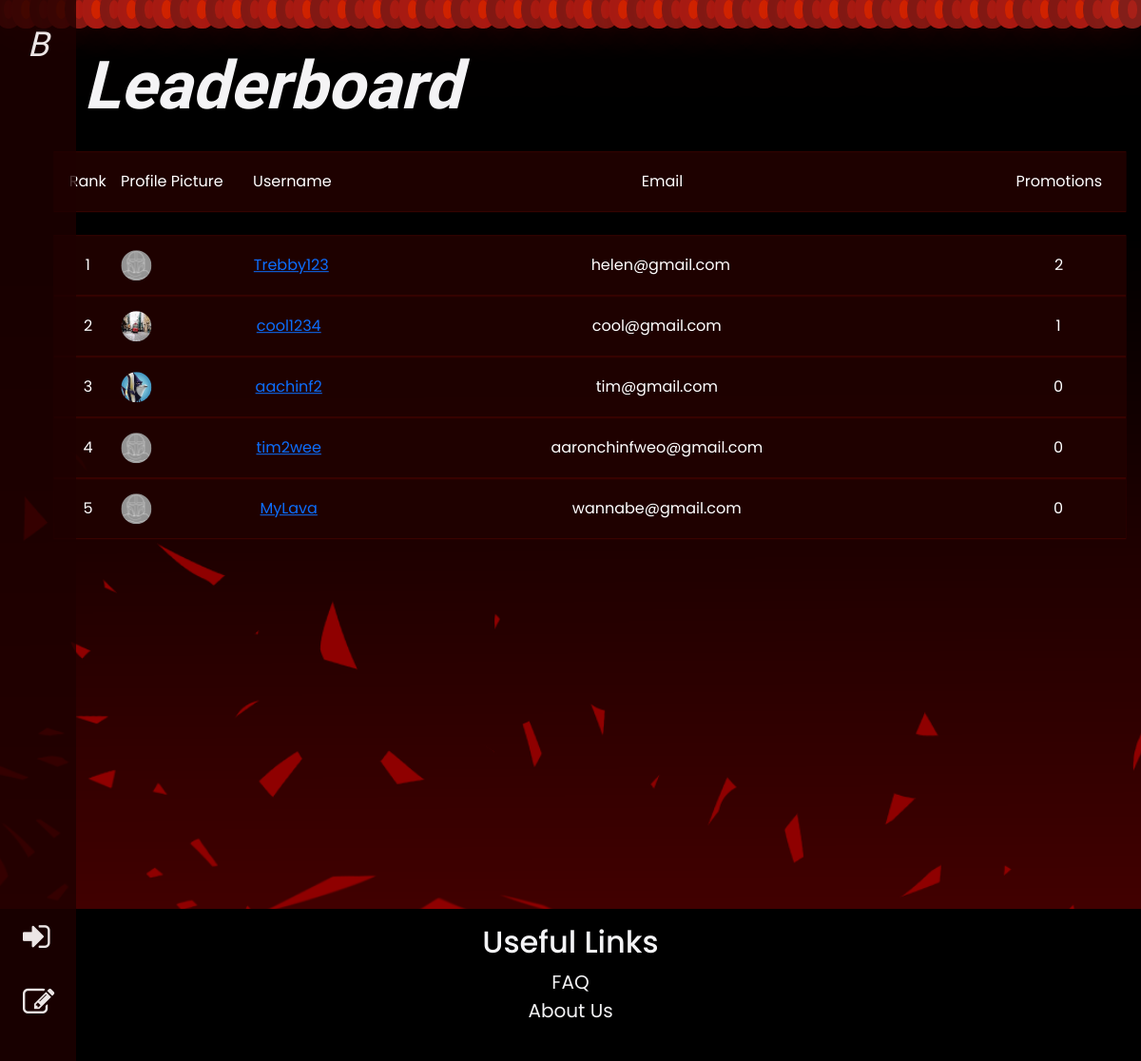
Page /ranking on the committed database.
### app/models.py (models this page shows, shortened)
class User(db.Model, UserMixin):
    uid = db.Column(db.Integer, primary_key=True) #turn back to ID if it doesnt work and make sure to change foreign key parameters below back to 'id' as well if required
    email = db.Column(db.String(150), unique=True)
    password = db.Column(db.String(150))
    username = db.Column(db.String(150))
    name = db.Column(db.String(150))
    avatar = db.Column(db.String(150), default = "pfp.png")
    bio = db.Column(db.String(150), default="Nothing here yet!")
    rank = db.Column(db.String(150), default = "D")
    isHunter = db.Column(db.Boolean, default=False)
    promote = db.Column(db.Integer, default=0)

### app/routes.py (the view)
@routes.route('/ranking')
def ranking():
    highest_promoted = User.query.order_by(User.promote.desc()).all()
    print(highest_promoted)
    return render_template('ranking.html', user=current_user, highest_promoted=highest_promoted)

### app/templates/ranking.html (shortened to what this page needs)
{% extends "base.html" %}
{% block content %}
<div class="lb-container">
    <h1 class="pagetitle">Leaderboard</h1>
</div>
<div class="home">
    <div class="lb">
        <div class="lb-content">
            <div class="center">Rank</div>
            <div>Profile Picture</div>
            <div class="center">Username</div>
            <div class="center">Email</div>
            <div class="center">Promotions</div>
        </div>
    </div>
    <br>
    {% for person in highest_promoted %}
    <div class="lb">
        <div class="lb-content">
            <div class="center">{{ loop.index }}</div>
            <div>
                <img
                    class="small-avatar"
                    src="{{ url_for('static', filename='images/profilepics/' ~ person.avatar) }}"
                    alt="Profile Picture"
                    width="50"
                    height="50">
            </div>
            <div class="center">
                {% if person.uid == current_user.uid %}
                <a href="{{ url_for('routes.profile') }}">{{ person.username }}</a>
                {% else %}
                <a href="{{ url_for('routes.view_userpf', user_id=person.uid) }}">{{ person.username }}</a>
                {% endif %}
            </div>
            <div class="center">{{ person.email }}</div>
            <div class="center">{{ person.promote }}</div>
        </div>
    </div>
    {% endfor %}
</div>
{% endblock %}

### app/templates/base.html (shortened to what this page needs)
<!DOCTYPE html>
<html lang="en">
  <head>
    <link
      rel="stylesheet"
      href="https://cdn.jsdelivr.net/npm/bootstrap@5.3.0-alpha1/dist/css/bootstrap.min.css"
    />
    <link
      rel="stylesheet"
      href="https://stackpath.bootstrapcdn.com/font-awesome/4.7.0/css/font-awesome.min.css"
    />
    <link
      rel="stylesheet"
      href="{{ url_for('static', filename='css/main-style.css') }}"
    />
  </head>
  <body>
    <nav
      class="sidebar d-none d-lg-block d-md-block d-sm-none d-xs-none"
      onmouseover="growNav(); revealHidden();"
      onmouseleave="shrinkNav(); hideHidden();"
    >
      <div class="logo">
        <a href="{{ url_for('routes.home') }}"
          >B<span class="hidden">OUNTIFY</span></a
        >
      </div>
      <div class="login">
        <ul>
          {% if user.is_authenticated %}
          <li>
            <a href="{{ url_for('routes.profile') }}">
              <i class="fa fa-user-circle-o fa-lg"></i>
              <span class="hidden"> Profile</span>
            </a>
          </li>
          <li>
            <a href="{{ url_for('auth.logout') }}">
              <i class="fa fa-sign-out fa-lg"></i>
              <span class="hidden"> Log Out</span>
            </a>
          </li>
          {% else %}
          <li>
            <a href="{{ url_for('auth.login') }}">
              <i class="fa fa-sign-in fa-lg"></i>
            </a>
          </li>
          <li>
            <a href="{{ url_for('auth.sign_up') }}">
              <i class="fa fa-pencil-square-o fa-lg"></i>
            </a>
          </li>
          {% endif %}
        </ul>
      </div>
    </nav>
    <div class="particle-container">
      <div class="particles">
      </div>
    </div>
    {% block content %} {% endblock %}
    <div class="footer">
      <h2>Useful Links</h2>
      <ul>
        <li>
          <a href="{{ url_for('routes.faq') }}">FAQ</a>
        </li>
        <li>
          <a href="{{ url_for('routes.aboutus') }}">About Us</a>
        </li>
      </ul>
    </div>
  </body>
</html>

### app/static/css/main-style.css (style rules this page uses)
* { box-sizing: border-box; margin: 0; padding: 0; }
:root { --primary-color: #f5433a; --variant-color: #ffcc40; --light-color: #f4f4f6; --dark-color: #111; --bg-col: rgb(71, 0, 0); --mouse-x: 0; --mouse-y: 0; }
body { font-family: "Poppins", sans-serif; font-size: 16px; line-height: 1.5; background-color: #111; cursor: url("../images/lightsaber.png"), auto; }
.home { position: relative; width: 100%; min-height: 100vh; background-image: url("../images/bg.png"); background-size: cover; background-attachment: fixed; background-repeat: no-repeat; color: #f4f4f6; overflow-x: hidden; }
h1 { font-size: 70px; }
.sidebar { z-index: 100; height: 100%; width: 5rem; position: fixed; top: 0; left: 0; background-color: rgba(30, 0, 0, 0.8); overflow-x: hidden; transition: width 0.5s; padding-top: 20px; }
.logo a { padding-left: 1.8rem; font-family: "Libre Franklin", sans-serif; font-size: 36px; font-style: italic; text-decoration: none; color: #ece6e6; display: block; transition: color 0.3s; }
.sidebar .fa-lg { width: 2.75rem; }
.login { position: absolute; bottom: 1%; }
ul { padding-left: 0; list-style: none; }
.sidebar ul li a { white-space: nowrap; padding: 1rem; padding-left: 1.5rem; text-decoration: none; font-size: 25px; font-weight: 600; color: #ece6e6; display: block; transition: color 0.5s; }
.pagetitle { margin-top: 2rem; padding: 1rem; font-size: 60px; margin-left: 6%; }
.small-avatar { height: 2rem; width: 2rem; border-radius: 50%; overflow: hidden; }
.lb-container { width: 100%; overflow-x: hidden; background-image: url("../images/bg.png"); background-size: cover; background-attachment: fixed; background-repeat: no-repeat; color: #f4f4f6; }
.lb-container h1 { font-size: 70px; font-family: "Libre Franklin", sans-serif; font-weight: 900; font-style: italic; }
.lb { width: 94%; height: 4rem; box-sizing: border-box; font-size: 1rem; font-weight: 400; line-height: 1.5; color: #fff; background-color: rgba(77, 4, 0, 0.75); padding: 1px 0; transform: translate(5%, 5%); cursor: pointer; position: relative; overflow: hidden; }
.lb::before, .lb>.lb-border { content: ""; position: absolute; top: 0; left: 0; width: 100%; height: 100%; border-radius: inherit; pointer-events: none; opacity: 0; transition: opacity 400ms; }
.lb::before { background: radial-gradient(800px circle at var(--mouse-x) var(--mouse-y), rgba(255, 30, 30, 0.4), transparent 40%); z-index: 1; }
.lb-content { display: grid; grid-template-columns: 1fr 2fr 1fr 10fr 2fr; align-items: center; height: 100%; width: 100%; background-color: rgba(22, 1, 0, 0.75); padding: 1px; position: relative; z-index: 3; }
.footer { min-height: 20vh; padding: 1rem; text-align: center; background-color: #000; color: #f4f4f6; }
.footer a { text-decoration: none; color: #f4f4f6; font-size: 20px; }
.center { text-align: center; }
.particle-container { position: fixed; width: 100%; height: 100vh; overflow: hidden; pointer-events: none; }
.particles { position: relative; display: flex; }

### rows in the picture
User: avatar (picture), username "Trebby123", email "helen@gmail.com", promote "2"
User: avatar (picture), username "cool1234", email "cool@gmail.com", promote "1"
User: avatar (picture), username "aachinf2", email "tim@gmail.com", promote "0"
User: avatar (picture), username "tim2wee", email "aaronchinfweo@gmail.com", promote "0"
User: avatar (picture), username "MyLava", email "wannabe@gmail.com", promote "0"
